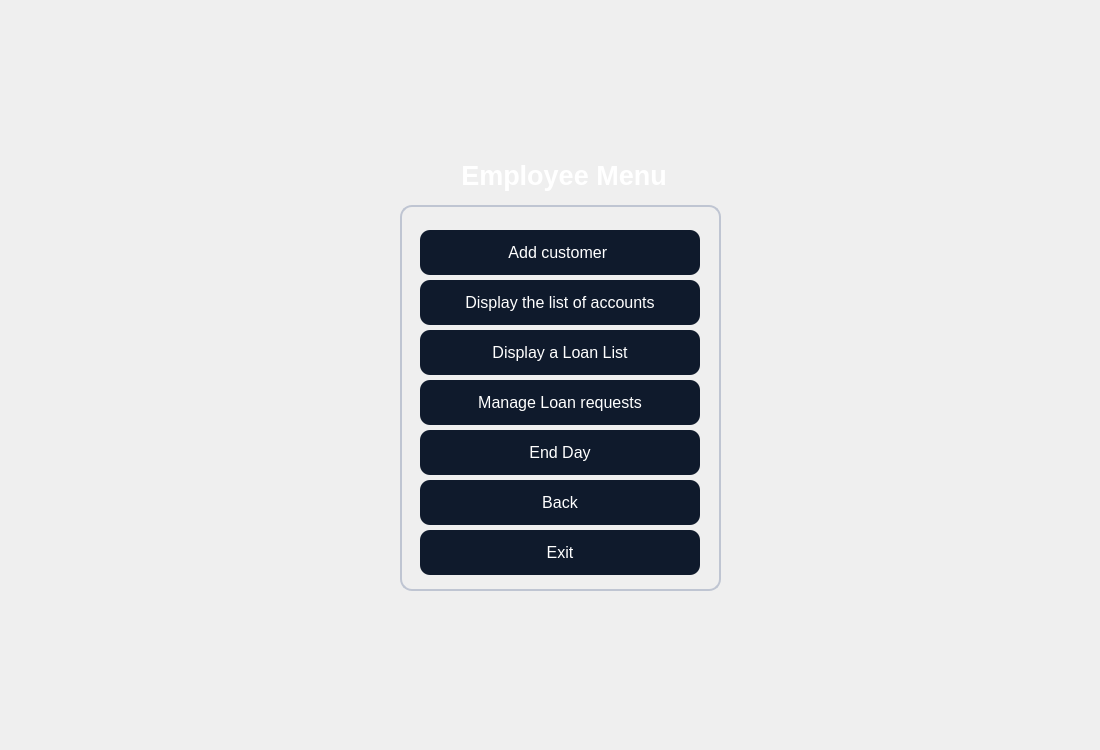
<?xml version="1.0" encoding="UTF-8"?>
<ui version="4.0">
 <class>employeemenu</class>
 <widget class="QDialog" name="employeemenu">
  <property name="geometry">
   <rect>
    <x>0</x>
    <y>0</y>
    <width>1100</width>
    <height>750</height>
   </rect>
  </property>
  <property name="windowTitle">
   <string>Dialog</string>
  </property>
  <property name="styleSheet">
   <string notr="true">QTableWidget {
    background-color: #1A2236;
    color: #FFFFFF;
    border: 1px solid #3A3F58;
    gridline-color: #3A3F58;
    font-family: &quot;Inter&quot;;
    font-size: 10pt;
    border-radius: 8px;
    selection-background-color: #0F5FFF;
    selection-color: #FFFFFF;
}

QHeaderView::section {
    background-color: #0F1A2C;
    color: #FFFFFF;
    border: 1px solid #3A3F58;
    padding: 4px;
    font-family: &quot;Montserrat SemiBold&quot;;
    font-size: 10pt;
}

QTableWidget::item:selected {
    background-color: #0F5FFF;
    color: #FFFFFF;
}
QGroupBox {
    border: 1.5px solid #BFC5D2;
    border-radius: 12px;
    margin-top: 25px;
    color: white;
    font-family: &quot;Segoe UI Semibold&quot;;
    font-size: 14pt;
}

QGroupBox::title {
    subcontrol-origin: margin;
    padding: 4px 10px;
}
QPushButton {
    background-color: #0F1A2C;
    color: #FFFFFF;
	border-color: rgb(0, 0, 0);
    border-radius: 10px;
    font-family: &quot;Montserrat SemiBold&quot;;
    font-size: 12pt;
    padding: 6px 12px;
}

QPushButton:hover {
    background-color: #1A2942;
}

QPushButton:pressed {
    background-color: #09111A;
}
QLineEdit {
    background-color: #FFFFFF;
    border: 1px solid #C6D4E1;
    border-radius: 8px;
    padding: 6px;
    color: #0A1320;
    font-family: &quot;Inter&quot;;
    font-size: 11pt;
}

QLineEdit:focus {
    border: 1px solid #00B4FF;
    background-color: #F8FBFF;
}
QComboBox {
    background-color: #FFFFFF;
    border: 1px solid #C6D4E1;
    border-radius: 8px;
    padding: 6px;
    color: #0A1320;
    font-family: &quot;Inter&quot;;
    font-size: 11pt;
}

QComboBox:focus {
    border: 1px solid #00B4FF;
    background-color: #F8FBFF;
}

QComboBox::drop-down {
    subcontrol-origin: padding;
    subcontrol-position: top right;
    width: 20px;
    border-left: 1px solid #C6D4E1;
}

QComboBox::down-arrow {
    
	image: url(:/new/prefix1/icon.png);
    width: 12px;
    height: 12px;
}
QDateEdit {
    background-color: #FFFFFF;
    border: 1px solid #C6D4E1;
    border-radius: 8px;
    padding: 6px;
    color: #0A1320;
    font-family: &quot;Inter&quot;;
    font-size: 11pt;
}

QDateEdit:focus {
    border: 1px solid #00B4FF;
    background-color: #F8FBFF;
}

QDateEdit::drop-down {
    subcontrol-origin: padding;
    subcontrol-position: top right;
    width: 20px;
    border-left: 1px solid #C6D4E1;
}

QDateEdit::down-arrow {
    image: url(:/new/prefix1/icon.png);
    width: 12px;
    height: 12px;
}
QDateEdit::up-arrow {
    
	image: url(:/new/prefix1/icon3.webp);
    width: 12px;
    height: 12px;
}

QTabWidget::pane {
    border: 1px solid #3A3F58;
    border-radius: 8px;
    background-color: #1A2236;
}

QTabBar::tab {
    background: #0F1A2C;
    color: #FFFFFF;
    border: 1px solid #3A3F58;
    border-bottom: none;
    border-top-left-radius: 8px;
    border-top-right-radius: 8px;
    padding: 8px 16px;
    font-family: &quot;Montserrat SemiBold&quot;;
    font-size: 10pt;
}

QTabBar::tab:selected {
    background: #0F5FFF;
    color: #FFFFFF;
}

QTabBar::tab:hover {
    background: #1A2942;
}</string>
  </property>
  <widget class="QLabel" name="label">
   <property name="geometry">
    <rect>
     <x>0</x>
     <y>0</y>
     <width>1100</width>
     <height>750</height>
    </rect>
   </property>
   <property name="styleSheet">
    <string notr="true">image: url(:/new/prefix1/bg.jpg);</string>
   </property>
   <property name="text">
    <string/>
   </property>
  </widget>
  <widget class="QLabel" name="label_4">
   <property name="geometry">
    <rect>
     <x>420</x>
     <y>150</y>
     <width>281</width>
     <height>51</height>
    </rect>
   </property>
   <property name="styleSheet">
    <string notr="true">color: #FFFFFF; 
font-family: &quot;Montserrat SemiBold&quot;; 
font-size: 20pt;
font-weight: 700; 
padding: 4px 0;</string>
   </property>
   <property name="text">
    <string>&lt;html&gt;&lt;head/&gt;&lt;body&gt;&lt;p align=&quot;center&quot;&gt;Employee Menu&lt;/p&gt;&lt;/body&gt;&lt;/html&gt;</string>
   </property>
  </widget>
  <widget class="QGroupBox" name="groupBox">
   <property name="geometry">
    <rect>
     <x>400</x>
     <y>180</y>
     <width>321</width>
     <height>411</height>
    </rect>
   </property>
   <property name="title">
    <string/>
   </property>
   <widget class="QPushButton" name="b6">
    <property name="geometry">
     <rect>
      <x>20</x>
      <y>50</y>
      <width>280</width>
      <height>45</height>
     </rect>
    </property>
    <property name="text">
     <string>Add customer </string>
    </property>
   </widget>
   <widget class="QPushButton" name="b7">
    <property name="geometry">
     <rect>
      <x>20</x>
      <y>100</y>
      <width>280</width>
      <height>45</height>
     </rect>
    </property>
    <property name="text">
     <string>Display the list of accounts</string>
    </property>
   </widget>
   <widget class="QPushButton" name="b9">
    <property name="geometry">
     <rect>
      <x>20</x>
      <y>150</y>
      <width>280</width>
      <height>45</height>
     </rect>
    </property>
    <property name="text">
     <string>Display a Loan List</string>
    </property>
   </widget>
   <widget class="QPushButton" name="b2">
    <property name="geometry">
     <rect>
      <x>20</x>
      <y>200</y>
      <width>280</width>
      <height>45</height>
     </rect>
    </property>
    <property name="text">
     <string>Manage Loan requests</string>
    </property>
   </widget>
   <widget class="QPushButton" name="b3">
    <property name="geometry">
     <rect>
      <x>20</x>
      <y>250</y>
      <width>280</width>
      <height>45</height>
     </rect>
    </property>
    <property name="text">
     <string>End Day</string>
    </property>
   </widget>
   <widget class="QPushButton" name="b4">
    <property name="geometry">
     <rect>
      <x>20</x>
      <y>350</y>
      <width>280</width>
      <height>45</height>
     </rect>
    </property>
    <property name="text">
     <string>Exit</string>
    </property>
   </widget>
   <widget class="QPushButton" name="b5">
    <property name="geometry">
     <rect>
      <x>20</x>
      <y>300</y>
      <width>280</width>
      <height>45</height>
     </rect>
    </property>
    <property name="text">
     <string>Back</string>
    </property>
   </widget>
   <zorder>b6</zorder>
   <zorder>b7</zorder>
   <zorder>b4</zorder>
   <zorder>b5</zorder>
   <zorder>b9</zorder>
   <zorder>b2</zorder>
   <zorder>b3</zorder>
  </widget>
  <widget class="QLabel" name="l">
   <property name="geometry">
    <rect>
     <x>460</x>
     <y>610</y>
     <width>331</width>
     <height>51</height>
    </rect>
   </property>
   <property name="styleSheet">
    <string notr="true">color: rgb(85, 170, 127);</string>
   </property>
   <property name="text">
    <string>&lt;html&gt;&lt;head/&gt;&lt;body&gt;&lt;p align=&quot;center&quot;&gt;&lt;br/&gt;&lt;/p&gt;&lt;/body&gt;&lt;/html&gt;</string>
   </property>
  </widget>
 </widget>
 <resources/>
 <connections/>
</ui>
